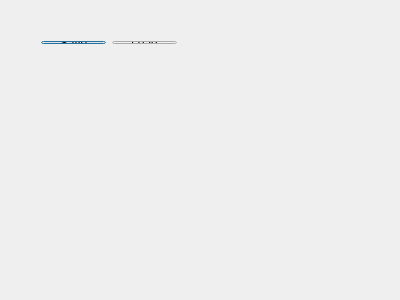
<?xml version="1.0" encoding="UTF-8"?>
<ui version="4.0">
 <class>Dialog</class>
 <widget class="QDialog" name="Dialog">
  <property name="geometry">
   <rect>
    <x>0</x>
    <y>0</y>
    <width>400</width>
    <height>300</height>
   </rect>
  </property>
  <property name="windowTitle">
   <string>Dialog</string>
  </property>
  <widget class="QWidget" name="">
   <property name="geometry">
    <rect>
     <x>30</x>
     <y>30</y>
     <width>158</width>
     <height>25</height>
    </rect>
   </property>
   <layout class="QHBoxLayout" name="horizontalLayout">
    <item>
     <widget class="QPushButton" name="pushButton">
      <property name="text">
       <string>Save</string>
      </property>
     </widget>
    </item>
    <item>
     <widget class="QPushButton" name="pushButton_2">
      <property name="text">
       <string>Load</string>
      </property>
     </widget>
    </item>
   </layout>
  </widget>
 </widget>
 <layoutdefault spacing="6" margin="11"/>
 <resources/>
 <connections/>
</ui>
